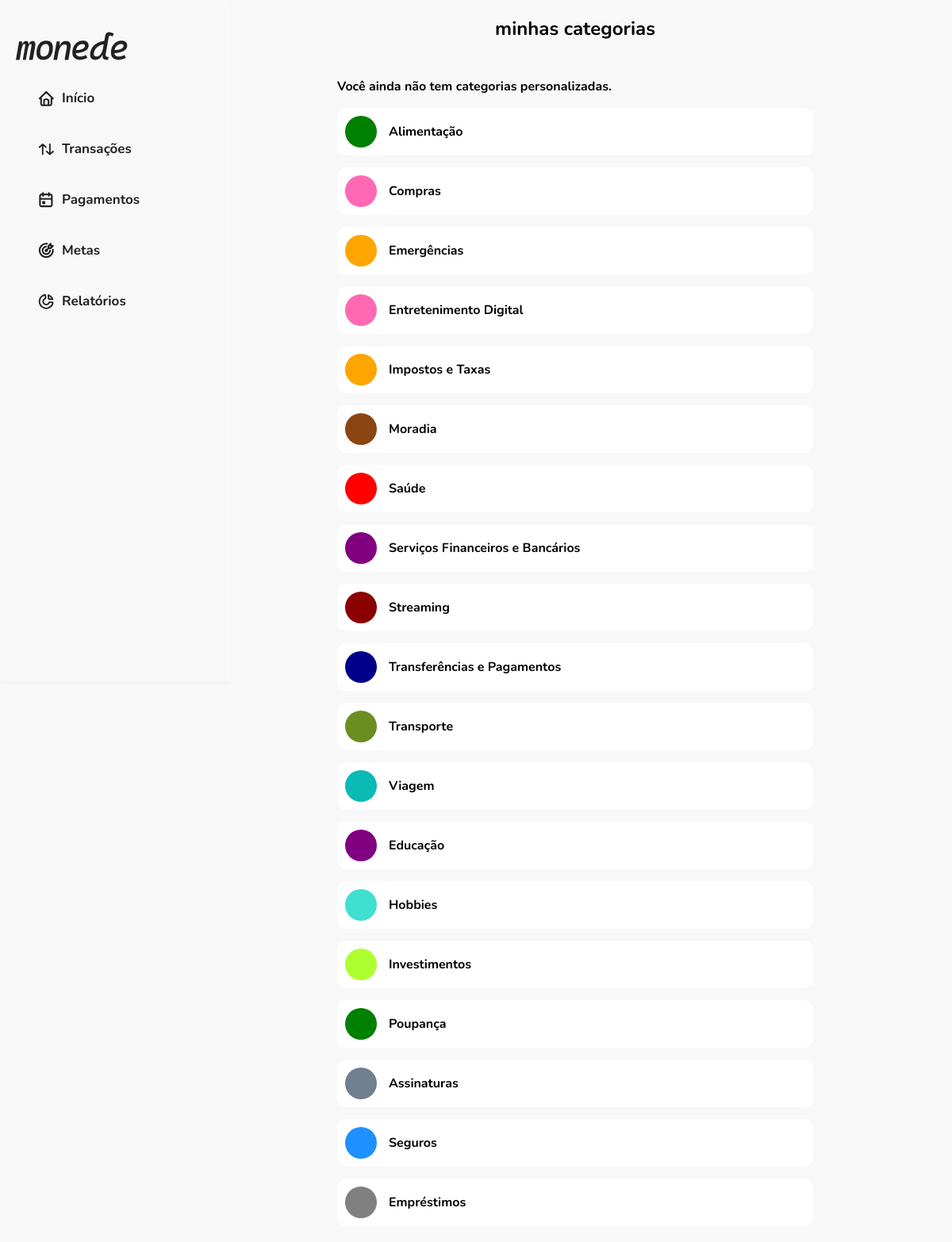
Page /categorias/ on the earlier database version.
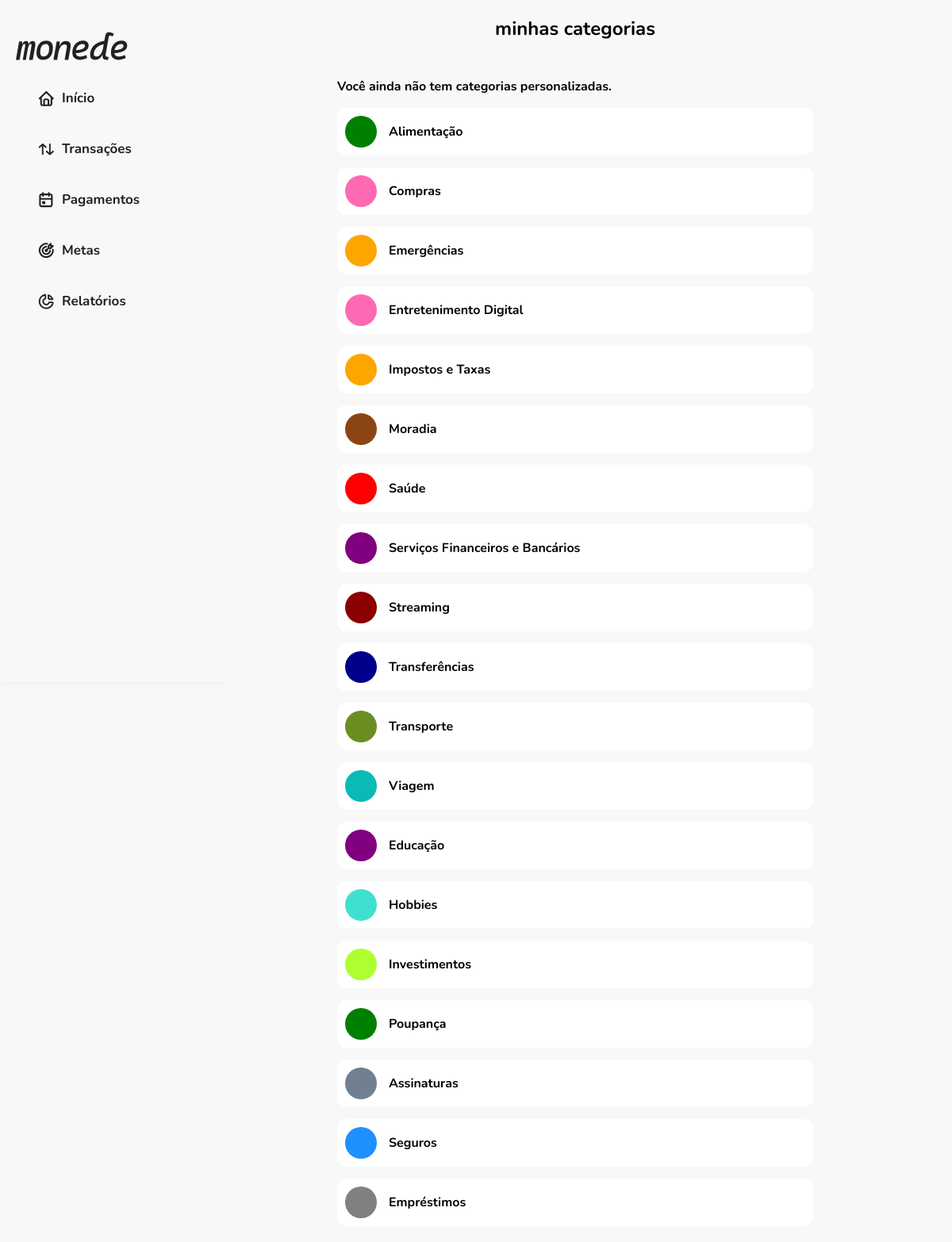
Same page on the later database version.
### financas/models.py (models this page shows, shortened)
class Categoria(models.Model):
    nome = models.CharField(max_length=100)
    descricao = models.TextField(blank=True, null=True)
    cor = models.CharField(max_length=7, default='#FFFFFF')
    orcamento = models.DecimalField(max_digits=10, decimal_places=2, default=0)
    valor_total = models.DecimalField(max_digits=10, decimal_places=2, default=0)
    icone = models.CharField(max_length=255,default='icons/categorias/default.svg')
    padrao = models.BooleanField(default=False)
    class Meta:
        verbose_name = "Categoria"
        verbose_name_plural = "Categorias"

### financas/views.py (the view)
# urls.py: path('categorias/', views.listar_categorias, name='categorias'),
def listar_categorias(request):
    categorias_usuario = Categoria.objects.filter(padrao=False)
    categorias_padrao = Categoria.objects.filter(padrao=True)
    formulario = CategoriaForm()
    contexto = {
        'categorias_usuario': categorias_usuario,
        'categorias_padrao': categorias_padrao,
        'formulario': formulario,
    }
    return render(request, 'financas/categorias.html', contexto)

### financas/templates/financas/categorias.html (shortened to what this page needs)
{% extends 'financas/base.html' %}
{% load static %}
{% block extra_css %}
<link rel="stylesheet" href="{% static 'financas/css/categorias.css' %}">
{% endblock %}
{% block content %}
<div class="container-categorias">
    <div class="cabecalho">
        <h1>minhas categorias</h1>
    </div>
    <div class="lista-categorias">
        {% for categoria in categorias_usuario %}
        <div class="item-categoria" onclick="abrirModal('{{ categoria.nome }}', '{{ categoria.cor }}', '{{ categoria.icone }}')">
            <div class="icone-categoria" style="background-color: {{ categoria.cor }}">
                <i class="{{ categoria.icone }}"></i>
            </div>
            <span class="nome-categoria">{{ categoria.nome }}</span>
        </div>
        {% empty %}
        <p>Você ainda não tem categorias personalizadas.</p>
        {% endfor %}
    </div>
    <div class="lista-categorias">
        {% for categoria in categorias_padrao %}
        <div class="item-categoria" onclick="abrirModal('{{ categoria.nome }}', '{{ categoria.cor }}', '{{ categoria.icone }}')">
            <div class="icone-categoria" style="background-color: {{ categoria.cor }}">
            </div>
            <span class="nome-categoria">{{ categoria.nome }}</span>
        </div>
        {% endfor %}
    </div>
{% endblock %}

Differences in the rows shown:
changed Categoria: nome "Transferências e Pagamentos" → "Transferências"
